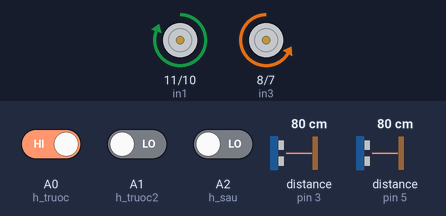
The sketch below on a simulated Arduino Uno, built with avr-gcc and run on an emulated ATmega328P. Parts: motor-driver pin pairs drawn as motors (green arrow = first pin HIGH = forward, orange = second pin HIGH = backward, longer = more drive, scaled by the enable pin). Wiring (inferred from the names in the program): 2 × ultrasonic range finder: trigger pin 4, echo pin 3 / trigger pin 6, echo pin 5. The inputs (shaded band) are chosen by the test bench; at power-on: A1 (h_truoc2) LOW, distance to the obstacle (sensors on pin 3, pin 5) 80 cm, A0 (h_truoc) HIGH, A2 (h_sau) LOW. The echo pulse lasts 58.3 µs per cm; what the sketch prints to the serial monitor is not drawn.

Above: at 4.4 s.
4.5 s: A1 (h_truoc2) driven HIGH
At 5.1 s:
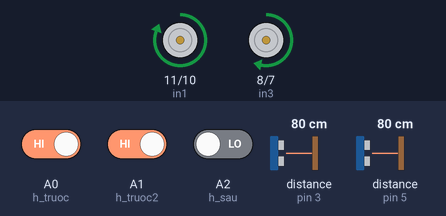
6.2 s: distance to the obstacle (sensor on pin 3) set to 2 cm
9.2 s: distance to the obstacle (sensor on pin 5) set to 2 cm
12.2 s: A0 (h_truoc) driven LOW
At 13.2 s:
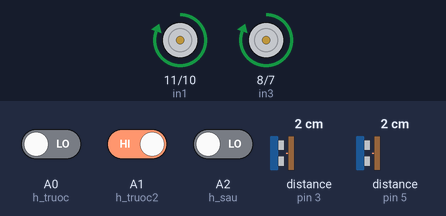
14.0 s: A2 (h_sau) driven HIGH
At 14.6 s:
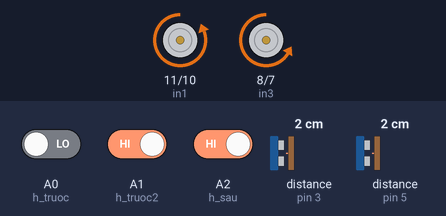
15.7 s: distance to the obstacle (sensor on pin 3) set to 18 cm
Timing chart, 0 to 18.7 s (numbered marks = the images above; inputs shaded):
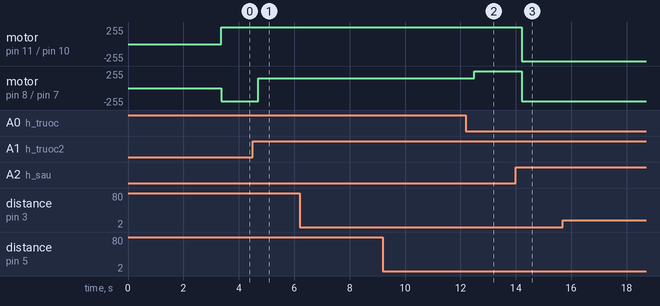

Measured:
- after the input at 4.5 s, motor on pin 8 (in3) / pin 7 (in4): backward 200/255 → forward 150/255 after 0.21 s
- after the input at 6.2 s, every drawn part: stays the same
- after the input at 9.2 s, every drawn part: stays the same
- after the input at 12.2 s, motor on pin 8 (in3) / pin 7 (in4): forward 150/255 → forward 255/255 after 0.30 s
- after the input at 14.0 s, motor on pin 11 (in1) / pin 10 (in2): forward 255/255 → backward 255/255 after 0.21 s; motor on pin 8 (in3) / pin 7 (in4): forward 255/255 → backward 200/255 after 0.21 s
- after the input at 15.7 s, every drawn part: stays the same

The sketch:

s2_sumo.ino
```cpp
/*Chương trình điều khiển robot sumo
//  Host: Trường Đại học Giao Thông Vận Tải - Phân hiệu tại TP. Hồ Chí Minh
//  Website: https://utc2.edu.vn/
//  Website tuyển sinh: http://tuyensinh.utc2.edu.vn/
//  Website bộ môn điện-điện tử: http://dept.utc2.edu.vn/bomondientu/

*/

// motor 1
int enA = 12; // băng xung
int in1 = 11;
int in2 = 10;
// motor 2
int enB = 9; // băng xung pinMode(h_truoc2, INPUT);
int in3 = 8;
int in4 = 7;

int h_truoc2 = A1;// hong ngoai truoc2
int  h_truoc = A0;// hong ngoai truoc 1
int  h_sau = A2;  // hong ngoai sau

// bien luu khoang cach
int distancef1;// cam bien sieu am 1

int distancef2;// cam bien sieu am 2

// khai bao chan cho cam bien sieu am
const int trig_f1 = 6;// chan cho cam bien sieu am 1
const int echo_f1 = 5;

const int trig_f2 = 4; // chân trig của HC-SR04
const int echo_f2 = 3;// chan camr bien sieu am

int deger = 0;
void setup() {
  Serial.begin(9600);
  Serial.println("**********************************");

  Serial.println("*         Welcome Screen         *");

  Serial.println("*                                *");

  Serial.println("*Chào mừng bạn đến với Robot Sumo*");

  Serial.println("*                GSA            *");

  Serial.println("*                                *");

  Serial.println("*            UTC-HCMC            *");

  Serial.println("**********************************");

  delay(3000); // dieu chinh thoi gian cho tai day
  // khai bao su dung cho cam bien sieu am
  pinMode(trig_f1, OUTPUT); //xuat tin hieu ra(output)
  pinMode(echo_f1, INPUT);//nhan tin hieu vao(input)
  pinMode(trig_f2, OUTPUT);
  pinMode(echo_f2, INPUT);
  //khai bao su dung cam bien hong ngoai truoc sau
  pinMode(h_truoc, INPUT);
  pinMode(h_sau, INPUT);
  pinMode(h_truoc2, INPUT);

  // khai bao su dung cac chan dieu khien dong co
  pinMode(enA, OUTPUT);
  pinMode(in1, OUTPUT);
  pinMode(in2, OUTPUT);
  pinMode(enB, OUTPUT);
  pinMode(in3, OUTPUT);
  pinMode(in4, OUTPUT);


}
void loop () {
  int f1 = sr04sensor1(distancef1);// phai
  int f2 = sr04sensor2(distancef2); // sr04 trai
  {
    if (f1 < 60 && f2 < 60) {
      deger = 1;// neu khoang cach be hon 60cm thi thuc hien lenh 1
    }
    else if (f1 > 60 && f2 > 60) {
      deger = 6; // neu khoang cach lon hon 60cm thi thuc hien lenh 6
    }


  }
  int front = digitalRead (h_truoc); // gan bien
  int back = digitalRead (h_sau);
  int front1 = digitalRead(h_truoc2);
  Serial.print("Cảm biến hồng ngoại trước: ");
  Serial.print(front);
  Serial.println("");
  Serial.print("Cảm biến hồng ngoại trước 2: ");
  Serial.print(front1);
  Serial.println("");
  Serial.print("Cảm biến hồng ngoại sau: ");
  Serial.print(back);
  Serial.println("");


  {

    if (front == 0 && back == 1 && front1 == 1) {
      deger = 2;
    }
    else if (front == 1 && back == 1 && front1 == 0) {
      deger = 3;
    }
    else if (front == 1 && back == 0 && front1 == 1) {
      deger = 4;
    }
    else if (front == 0 && back == 1 && front1 == 0) {
      deger = 5;

    }
  }
  /*
     cảm bien hong ngoai trả về 2 giá trị là 0 vs 1. Dựa vào đó để xác dịnh robot dang trong hay ngoài sân . Nếu robot sắp ra ngoài sân thì thực hienj các lện tương ứng như trên.
  */
  switch (deger)
  {
    case 1:
      super_forward();// chế đọ dùng để húc robot khác
      break;

    case 2:
      backward();

      break;
    case 3:
      backward();
      break;
    case 4:
      forward();// tiến lên
      break;
    case 5:
      backward();
      break;
    case 6:
      xoaya(); // xoay vòng tròn để kiếm các robot khác
      break;

    default:
      xoaya();
  }

}

void backward()// các chế độ điều khiển động cơ
{
  digitalWrite(in2, HIGH);
  digitalWrite(in1, LOW);
  digitalWrite(in4, HIGH);
  digitalWrite(in3, LOW);
  analogWrite(enA, 200);
  analogWrite(enB, 200);
  delay(250);

}
void forward()
{
  digitalWrite(in2, LOW);
  digitalWrite(in1, HIGH);
  digitalWrite(in4, LOW);
  digitalWrite(in3, HIGH);
  analogWrite(enA, 150);
  analogWrite(enB, 150);

}
void super_forward()
{
  digitalWrite(in2, LOW);
  digitalWrite(in1, HIGH);
  digitalWrite(in4, LOW);
  digitalWrite(in3, HIGH);
  analogWrite(enA, 255); // trái
  analogWrite(enB, 255); // phải

}
void xoaya()
{
  digitalWrite(in2, LOW);
  digitalWrite(in1, HIGH);
  digitalWrite(in4, HIGH);
  digitalWrite(in3, LOW);
  analogWrite(enA, 200);
  analogWrite(enB, 200);
}


int sr04sensor1(int distancef1)// thư vien cho cảm biến siêu âm.
{
  unsigned long duration; // biến đo thời gian


  /* Phát xung từ chân trig */
  digitalWrite(trig_f1, 0);  // tắt chân trig
  delayMicroseconds(2);
  digitalWrite(trig_f1, 1);  // phát xung từ chân trig
  delayMicroseconds(5);   // xung có độ dài 5 microSeconds
  digitalWrite(trig_f1, 0);  // tắt chân trig

  /* Tính toán thời gian */
  // Đo độ rộng xung HIGH ở chân echo.
  duration = pulseIn(echo_f1, HIGH);
  // Tính khoảng cách đến vật.
  distancef1 = int(duration / 2 / 29.412);

  /* In kết quả ra Serial Monitor */
  Serial.print("Cảm biến siêu âm 1: ");
  Serial.print(distancef1);
  Serial.println("cm");
  return (distancef1);
  delay(50);
}

int sr04sensor2(int distancef2)
{
  unsigned long duration; // biến đo thời gian


  /* Phát xung từ chân trig */
  digitalWrite(trig_f2, 0);  // tắt chân trig
  delayMicroseconds(2);
  digitalWrite(trig_f2, 1);  // phát xung từ chân trig
  delayMicroseconds(5);   // xung có độ dài 5 microSeconds
  digitalWrite(trig_f2, 0);  // tắt chân trig

  /* Tính toán thời gian */
  // Đo độ rộng xung HIGH ở chân echo.
  duration = pulseIn(echo_f2, HIGH);
  // Tính khoảng cách đến vật.
  distancef2 = int(duration / 2 / 29.412);

  /* In kết quả ra Serial Monitor */
  Serial.print("Cảm biến siêu âm 2: ");
  Serial.print(distancef2);
  Serial.println("cm");
  return (distancef2);
  delay(100);
}
```
